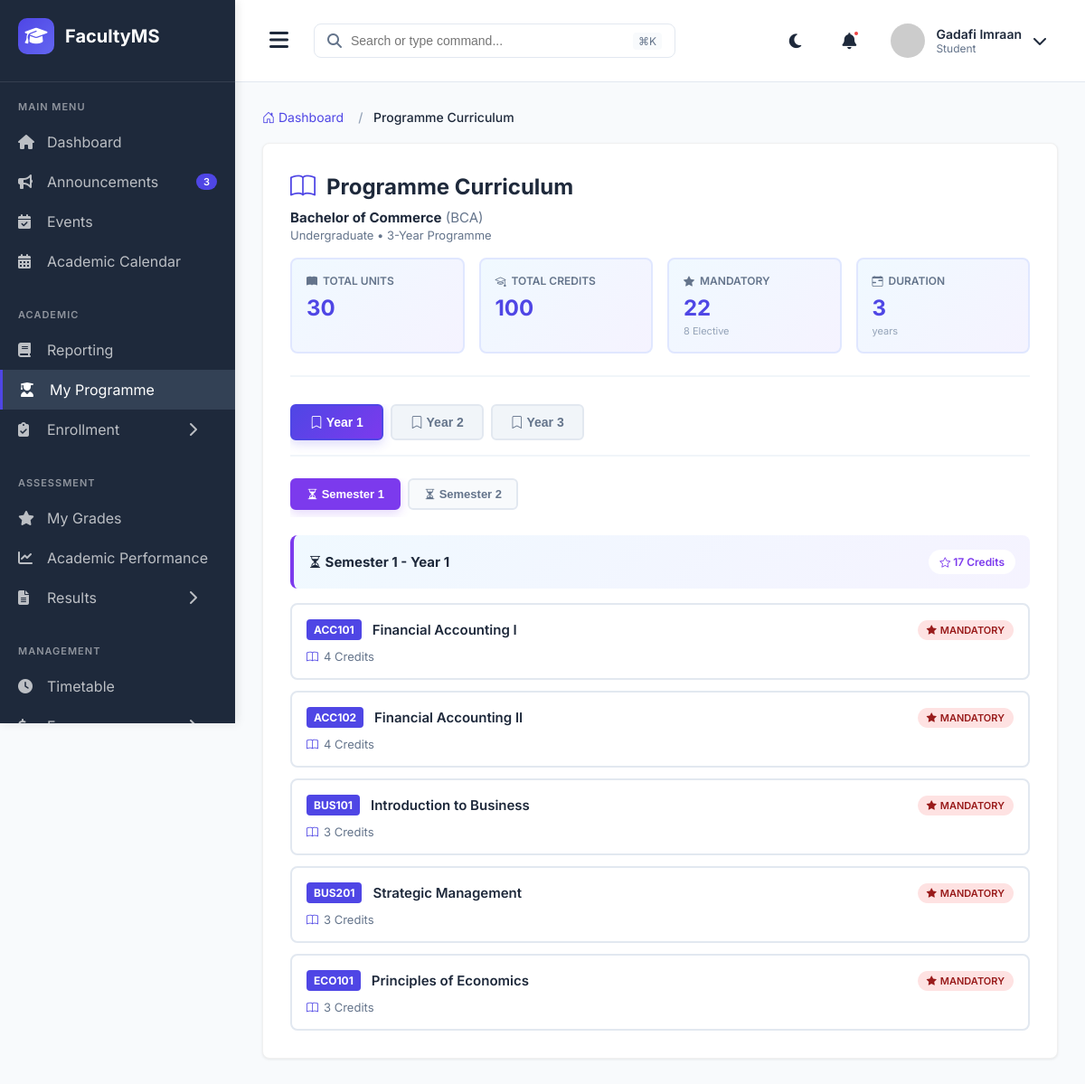
/my_programme/ (signed in), run on the app's committed database.
### main_application/models.py (models this page shows, shortened)
class User(AbstractUser):
    USER_TYPES = (
        ('STUDENT', 'Student'),
        ('LECTURER', 'Lecturer'),
        ('COD', 'Chairman of Department'),
        ('DEAN', 'Dean'),
        ('ICT_ADMIN', 'ICT Administrator'),
    )
    user_type = models.CharField(max_length=20, choices=USER_TYPES)
    phone_number = models.CharField(max_length=15, blank=True, null=True)
    profile_picture = models.ImageField(upload_to='profiles/', blank=True, null=True)
    is_active_user = models.BooleanField(default=True)
    date_joined = models.DateTimeField(auto_now_add=True)
    class Meta:
        db_table = 'users'

class Programme(models.Model):
    PROGRAMME_LEVELS = (
        ('CERTIFICATE', 'Certificate'),
        ('DIPLOMA', 'Diploma'),
        ('BACHELORS', 'Bachelor\'s Degree'),
        ('MASTERS', 'Master\'s Degree'),
        ('PHD', 'Doctor of Philosophy'),
    )
    DURATION_YEARS = (
        (1, '1 Year'),
        (2, '2 Years'),
        (3, '3 Years'),
        (4, '4 Years'),
        (5, '5 Years'),
    )
    SEMESTERS_PER_YEAR = (
        (2, '2 Semesters'),
        (3, '3 Semesters'),
    )
    name = models.CharField(max_length=200)
    code = models.CharField(max_length=20, unique=True)
    level = models.CharField(max_length=20, choices=PROGRAMME_LEVELS)
    department = models.ForeignKey(Department, on_delete=models.CASCADE, related_name='programmes')
    duration_years = models.IntegerField(choices=DURATION_YEARS)
    semesters_per_year = models.IntegerField(choices=SEMESTERS_PER_YEAR, default=2)
    description = models.TextField(blank=True)
    is_active = models.BooleanField(default=True)
    created_at = models.DateTimeField(auto_now_add=True)
    class Meta:
        db_table = 'programmes'
        ordering = ['level', 'name']

class ProgrammeUnit(models.Model):
    YEAR_LEVELS = (
        (1, 'Year 1'),
        (2, 'Year 2'),
        (3, 'Year 3'),
        (4, 'Year 4'),
    )
    programme = models.ForeignKey(Programme, on_delete=models.CASCADE, related_name='programme_units')
    unit = models.ForeignKey(Unit, on_delete=models.CASCADE, related_name='offered_in_programmes')
    year_level = models.IntegerField(choices=YEAR_LEVELS)
    semester = models.IntegerField(choices=Semester.SEMESTER_CHOICES)
    is_mandatory = models.BooleanField(default=True)
    class Meta:
        db_table = 'programme_units'
        unique_together = ('programme', 'unit', 'year_level', 'semester')
        ordering = ['programme', 'year_level', 'semester']

class Unit(models.Model):
    code = models.CharField(max_length=20, unique=True)
    name = models.CharField(max_length=200)
    description = models.TextField(blank=True)
    credit_hours = models.IntegerField(default=3)
    department = models.ForeignKey(Department, on_delete=models.CASCADE, related_name='units')
    is_core = models.BooleanField(default=True)  # Core or Elective
    prerequisites = models.ManyToManyField('self', symmetrical=False, blank=True, related_name='required_for')
    created_at = models.DateTimeField(auto_now_add=True)
    class Meta:
        db_table = 'units'
        ordering = ['code']

### main_application/views.py (the view)
# urls.py: path('my_programme/', views.my_programme, name='my_programme'),
@login_required(login_url='login')
def my_programme(request):
    try:
        student = Student.objects.get(user=request.user)
    except Student.DoesNotExist:
        messages.error(request, "Student profile not found.")
        return redirect('student_dashboard')
    programme = student.programme
    programme_units = ProgrammeUnit.objects.filter(
        programme=programme
    ).select_related('unit').order_by('year_level', 'semester')
    curriculum_by_year = {}
    for program_unit in programme_units:
        year_level = program_unit.year_level
        semester = program_unit.semester
        if year_level not in curriculum_by_year:
            curriculum_by_year[year_level] = {
                'year_label': f'Year {year_level}',
                'semesters': {}
            }
        if semester not in curriculum_by_year[year_level]['semesters']:
            curriculum_by_year[year_level]['semesters'][semester] = {
                'semester_label': f'Semester {semester}',
                'mandatory_units': [],
                'elective_units': [],
                'total_credits': 0
            }
        semester_data = curriculum_by_year[year_level]['semesters'][semester]
        if program_unit.is_mandatory:
            semester_data['mandatory_units'].append(program_unit)
        else:
            semester_data['elective_units'].append(program_unit)
        semester_data['total_credits'] += program_unit.unit.credit_hours
    total_units = programme_units.count()
    total_credits = sum(pu.unit.credit_hours for pu in programme_units)
    mandatory_units = programme_units.filter(is_mandatory=True).count()
    elective_units = programme_units.filter(is_mandatory=False).count()
    context = {
        'programme': programme,
        'curriculum_by_year': curriculum_by_year,
        'total_units': total_units,
        'total_credits': total_credits,
        'mandatory_units': mandatory_units,
        'elective_units': elective_units,
        'programme_duration': programme.duration_years,
        'semesters_per_year': programme.semesters_per_year,
    }
    return render(request, 'student/programme/view_curriculum.html', context)

### templates/student/programme/view_curriculum.html (shortened to what this page needs)
{% extends 'student_base.html' %}
{% block extra_css %}
<link rel="stylesheet" href="https://cdn.jsdelivr.net/npm/bootstrap-icons@1.10.0/font/bootstrap-icons.css">
{% endblock %}
{% block content %}
<nav aria-label="breadcrumb">
    <ol class="breadcrumb">
        <li class="breadcrumb-item"><a href="{% url 'student_dashboard' %}"><i class="bi bi-house-door"></i> Dashboard</a></li>
        <li class="breadcrumb-item active" aria-current="page">Programme Curriculum</li>
    </ol>
</nav>
<div class="section-container">
    <div class="header-section">
        <h1 class="header-title">
            <i class="bi bi-book"></i> Programme Curriculum
        </h1>
        <div class="programme-info">
            <strong>{{ programme.name }}</strong> ({{ programme.code }})
            <br>
            <span style="font-size: 13px;">{{ programme.get_level_display }} • {{ programme.duration_years }}-Year Programme</span>
        </div>
        <div class="stats-grid">
            <div class="stat-card">
                <div class="stat-label">
                    <i class="bi bi-book-fill"></i> Total Units
                </div>
                <div class="stat-value">{{ total_units }}</div>
            </div>
            <div class="stat-card">
                <div class="stat-label">
                    <i class="bi bi-mortarboard"></i> Total Credits
                </div>
                <div class="stat-value">{{ total_credits }}</div>
            </div>
            <div class="stat-card">
                <div class="stat-label">
                    <i class="bi bi-star-fill"></i> Mandatory
                </div>
                <div class="stat-value">{{ mandatory_units }}</div>
                <div class="stat-sub">{{ elective_units }} Elective</div>
            </div>
            <div class="stat-card">
                <div class="stat-label">
                    <i class="bi bi-calendar-range"></i> Duration
                </div>
                <div class="stat-value">{{ programme_duration }}</div>
                <div class="stat-sub">years</div>
            </div>
        </div>
    </div>
    <div class="year-tabs">
        {% for year_level, year_data in curriculum_by_year.items %}
        <button
            type="button"
            class="year-tab {% if forloop.first %}active{% endif %}"
            onclick="switchYear(this, 'year-{{ year_level }}')">
            <i class="bi bi-bookmark"></i> {{ year_data.year_label }}
        </button>
        {% endfor %}
    </div>
    {% for year_level, year_data in curriculum_by_year.items %}
    <div id="year-{{ year_level }}" class="year-content {% if forloop.first %}active{% endif %}">
        <div class="semester-tabs">
            {% for semester_num, semester_data in year_data.semesters.items %}
            <button
                type="button"
                class="semester-tab {% if forloop.first %}active{% endif %}"
                onclick="switchSemester(this, 'sem-{{ year_level }}-{{ semester_num }}')">
                <i class="bi bi-hourglass-split"></i> Semester {{ semester_num }}
            </button>
            {% endfor %}
        </div>
        {% for semester_num, semester_data in year_data.semesters.items %}
        <div id="sem-{{ year_level }}-{{ semester_num }}" class="semester-content {% if forloop.first %}active{% endif %}">
            <div class="semester-header">
                <div class="semester-info">
                    <span class="semester-title">
                        <i class="bi bi-hourglass-split"></i> {{ semester_data.semester_label }} - {{ year_data.year_label }}
                    </span>
                    <span class="semester-credits">
                        <i class="bi bi-star"></i> {{ semester_data.total_credits }} Credits
                    </span>
                </div>
            </div>
            {% if semester_data.mandatory_units %}
            <div class="units-grid">
                {% for program_unit in semester_data.mandatory_units %}
                <div class="unit-card">
                    <div class="unit-header">
                        <span class="unit-code">{{ program_unit.unit.code }}</span>
                        <span class="unit-name">{{ program_unit.unit.name }}</span>
                        <div class="unit-badges">
                            <span class="unit-badge badge-mandatory">
                                <i class="bi bi-star-fill"></i> Mandatory
                            </span>
                        </div>
                    </div>
                    <div class="unit-meta">
                        <span class="meta-item">
                            <i class="bi bi-book"></i> {{ program_unit.unit.credit_hours }} Credits
                        </span>
                    </div>
                </div>
                {% endfor %}
            </div>
            {% endif %}
        </div>
        {% endfor %}
    </div>
    {% endfor %}
</div>
{% endblock %}

### templates/student_base.html (shortened to what this page needs)
{% load static %}
<!DOCTYPE html>
<html lang="en">
<head>
    <link rel="stylesheet" href="https://cdnjs.cloudflare.com/ajax/libs/font-awesome/6.4.0/css/all.min.css">
    {% block extra_css %}{% endblock %}
</head>
<body>
    <div class="sidebar" id="sidebar">
        <div class="sidebar-header">
            <div class="logo">
                <i class="fas fa-graduation-cap"></i>
            </div>
            <span class="logo-text">FacultyMS</span>
        </div>
        <div class="menu-section">
            <div class="menu-title">Main Menu</div>
            <a href="{% url 'student_dashboard' %}" class="menu-item {% if request.resolver_match.url_name == 'student_dashboard' %}active{% endif %}">
                <i class="fas fa-home"></i>
                <span>Dashboard</span>
            </a>
            <a href="{% url 'student_announcements_list' %}" class="menu-item {% if request.resolver_match.url_name == 'student_announcements_list' %}active{% endif %}">
                <i class="fas fa-bullhorn"></i>
                <span>Announcements</span>
                <span class="badge">3</span>
            </a>
            <a href="{% url 'student_events_list' %}" class="menu-item {% if request.resolver_match.url_name == 'student_events_list' %}active{% endif %}">
                <i class="fas fa-calendar-check"></i>
                <span>Events</span>
            </a>
            <a href="{% url 'student_academic_calendar' %}" class="menu-item {% if request.resolver_match.url_name == 'student_academic_calendar' %}active{% endif %}">
                <i class="fas fa-calendar-alt"></i>
                <span>Academic Calendar</span>
            </a>
        </div>
        <div class="menu-section">
            <div class="menu-title">Academic</div>
            <a href="{% url 'student_semester_reporting' %}" class="menu-item {% if request.resolver_match.url_name == 'student_semester_reporting' %}active{% endif %}">
                <i class="fas fa-book"></i>
                <span>Reporting</span>
            </a>
            <a href="{% url 'my_programme' %}" class="menu-item {% if request.resolver_match.url_name == 'my_programme' %}active{% endif %}">
                <i class="fas fa-user-graduate"></i>
                <span>My Programme</span>
            </a>
            <div class="menu-item has-submenu {% if 'register_units' in request.resolver_match.url_name or 'student_enrollments' in request.resolver_match.url_name %}active{% endif %}" data-submenu="enrollment">
                <i class="fas fa-clipboard-check"></i>
                <span>Enrollment</span>
                <i class="fas fa-chevron-right arrow"></i>
            </div>
        </div>
        <div class="menu-section">
            <div class="menu-title">Assessment</div>
            <a href="{% url 'student_grades_view'%}" class="menu-item {% if request.resolver_match.url_name == 'student_grades_view' %}active{% endif %}">
                <i class="fas fa-star"></i>
                <span>My Grades</span>
            </a>
            <a href="{% url 'academic_performance_view'%}" class="menu-item {% if request.resolver_match.url_name == 'academic_performance_view' %}active{% endif %}">
                <i class="fas fa-chart-line"></i>
                <span>Academic Performance</span>
            </a>
            <div class="menu-item has-submenu " data-submenu="results">
                <i class="fas fa-file-alt"></i>
                <span>Results</span>
                <i class="fas fa-chevron-right arrow"></i>
            </div>
        </div>
        <div class="menu-section">
            <div class="menu-title">Management</div>
            <a href="{% url 'student_timetable' %}" class="menu-item {% if request.resolver_match.url_name == 'student_timetable' %}active{% endif %}">
                <i class="fas fa-clock"></i>
                <span>Timetable</span>
            </a>
            <div class="menu-item has-submenu {% if 'fees' in request.resolver_match.url_name %}active{% endif %}" data-submenu="fees">
                <i class="fas fa-dollar-sign"></i>
                <span>Fees</span>
                <i class="fas fa-chevron-right arrow"></i>
            </div>
        </div>
    </div>
    <div class="main-content" id="mainContent">
        <div class="header">
            <div class="header-left">
                <button class="menu-toggle" id="menuToggle">
                    <i class="fas fa-bars"></i>
                </button>
                <div class="search-bar">
                    <i class="fas fa-search"></i>
                    <input type="text" placeholder="Search or type command...">
                    <span class="shortcut">⌘K</span>
                </div>
            </div>
            <div class="header-right">
                <div class="header-icon">
                    <i class="fas fa-moon"></i>
                </div>
                <div class="header-icon notification-icon">
                    <i class="fas fa-bell"></i>
                    <span class="notification-badge"></span>
                </div>
                <div class="user-profile">
                    <img src="https://ui-avatars.com/api/?name=Admin+User&background=4F46E5&color=fff" alt="User" class="user-avatar">
                    <div class="user-info">
                        <span class="user-name">{{ user.get_full_name|default:"Admin User" }}</span>
                        <span class="user-role">{{ user.get_user_type_display|default:"Administrator" }}</span>
                    </div>
                    <i class="fas fa-chevron-down"></i>
                </div>
            </div>
        </div>
        <div class="content">
            {% block content %}{% endblock %}
        </div>
    </div>
</body>
</html>

### data on the page
User: get_full_name "Gadafi Imraan", user_type "Student"
Programme: name "Bachelor of Commerce", code "BCA", level "Undergraduate", duration_years "3"
ProgrammeUnit: unit.code "ACC101", unit.name "Financial Accounting I", unit.credit_hours "4"
ProgrammeUnit: unit.code "ACC102", unit.name "Financial Accounting II", unit.credit_hours "4"
ProgrammeUnit: unit.code "BUS101", unit.name "Introduction to Business", unit.credit_hours "3"
ProgrammeUnit: unit.code "BUS201", unit.name "Strategic Management", unit.credit_hours "3"
ProgrammeUnit: unit.code "ECO101", unit.name "Principles of Economics", unit.credit_hours "3"

### other printed values
{{ total_units }} "30"
{{ total_credits }} "100"
{{ mandatory_units }} "22"
{{ elective_units }} "8"
{{ programme_duration }} "3"
{{ year_data.year_label }} "Year 1" "Year 2" "Year 3"
{{ semester_num }} "1" "2"
{{ semester_data.semester_label }} "Semester 1"
{{ year_data.year_label }} "Year 1"
{{ semester_data.total_credits }} "17"
